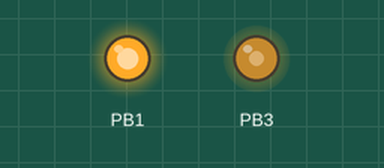
A program run on a simulated ATmega8, built with avr-gcc and emulated at 1 MHz. Shown: output pins drawn as LEDs (lit = HIGH). At 0.0 s the program stops and its outputs stay as they are.

Above: at 0.1 s.
Timing chart, 0 to 1.5 s (numbered marks = the images above):
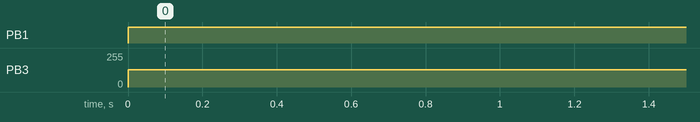

The program:

main.c
```c
#define F_CPU 1000000UL
#include <avr/io.h>
#include <util/delay.h>


int main(void)
{
    //Âêëþ÷àåì øèì OC1A
	TCCR1A |= (1<<COM1A1);
	TCCR1A &= ~(1<<COM1A0);

	//Âûñòàâëÿåì äåëèòåëü ÷àñòîòû OC1A
	TCCR1B |= (1<<CS10);
	TCCR1B &= ~(1<<CS11);
	TCCR1B &= ~(1<<CS12);

	//Ðåæèì áûñòðîäåéñòâóþùåé øèì OC1A
	TCCR1A |= (1<<WGM10);
	TCCR1A |= (1<<WGM11);
	TCCR1B |= (1<<WGM12);
	TCCR1B &= ~(1<<WGM13);

	//Âûñòàâëÿåì äåëèòåëü ÷àñòîòû OC1A
	TCCR1B |= (1<<CS10);
	TCCR1B &= ~(1<<CS11);
	TCCR1B &= ~(1<<CS12);

	//Âêëþ÷àåì øèì OC1B
	TCCR2 &= ~(1<<COM20);
	TCCR2 |= (1<<COM21);

	//Ðåæèì áûñòðîäåéñòâóþùåé øèì OC1B
	TCCR2 |= (1<<WGM21);
	TCCR2 |= (1<<WGM20);

	//Âûñòàâëÿåì äåëèòåëü ÷àñòîòû OC1B
	TCCR2 |= (1<<CS20);
	TCCR2 &= ~(1<<CS21);
	TCCR2 &= ~(1<<CS22);

	//Íàñòðàèâàåì ïèíû íà âûõîä
	DDRB |= ((1<<1) | (1<<3));
	PORTB &= ~((1<<1) | (1<<3));

	//Ðåãñòð ñðàâíåíèÿ OC1A
	OCR1A = 1023;
	OCR2  = 128;

    while (1)
    {

    }
}
```

Measured:
- by itself, PB1: LOW → HIGH at 0.00 s
- by itself, PB3: 0/255 → 128/255 at 0.00 s
